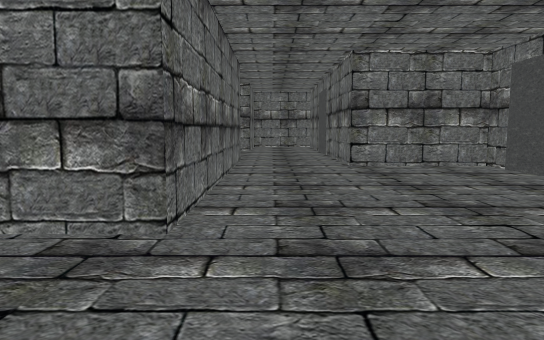
view 1 (above)

12 first-person views from a walk through a 3-D level made in the Unity game engine. The camera is 1.5 m above the floor, tilts 6° down and sees 70° across. The floor is counted in squares, 2 m on a side. Each view is taken from the middle of a square. On the plan, view 1 faces up. The plan holds only what a view shows up to about 12 squares ahead; the rest is blank.

view 2
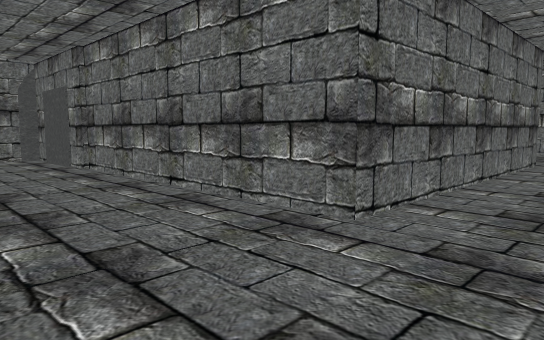

view 3
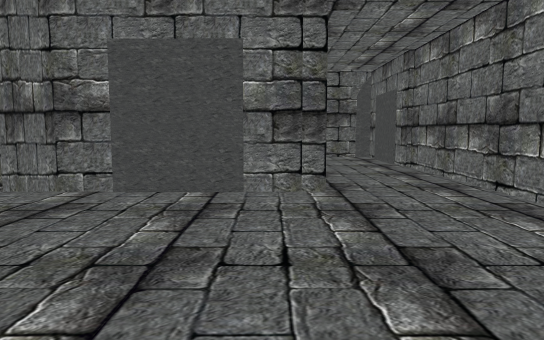

view 4
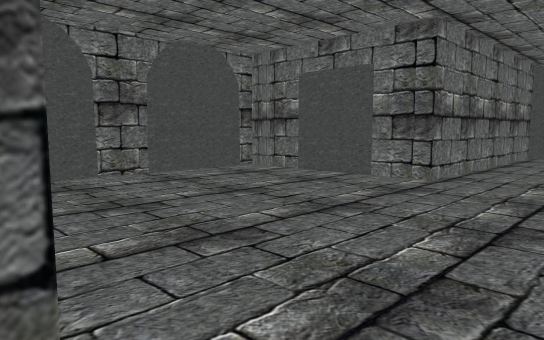

view 5
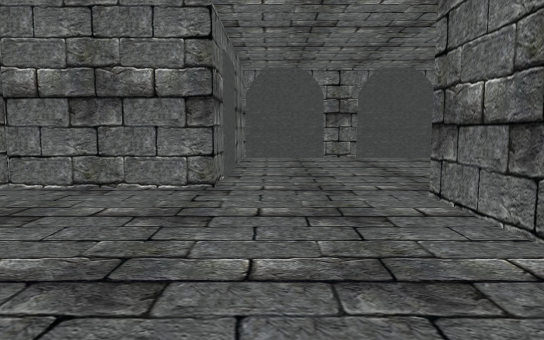

view 6
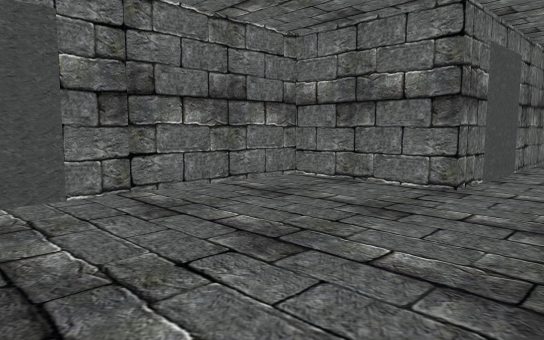

view 7
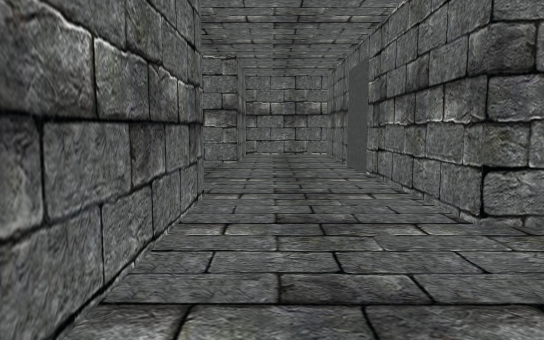

view 8
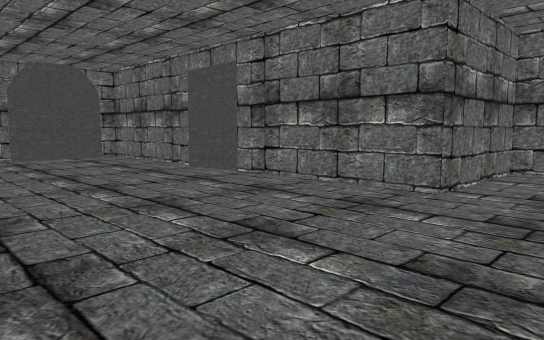

view 9
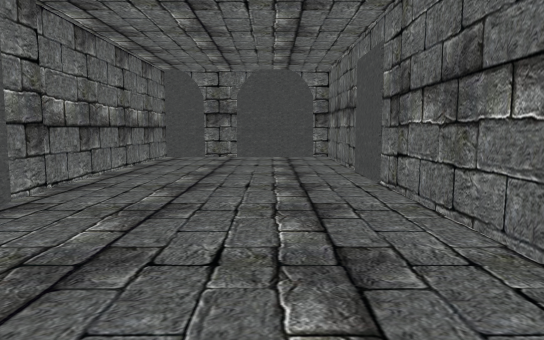

view 10
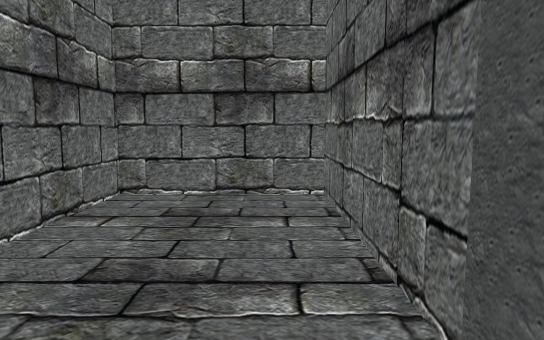

view 11
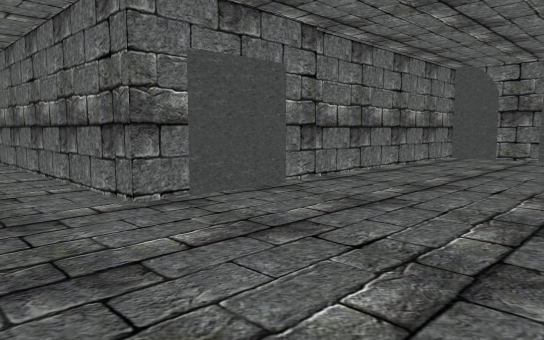

view 12
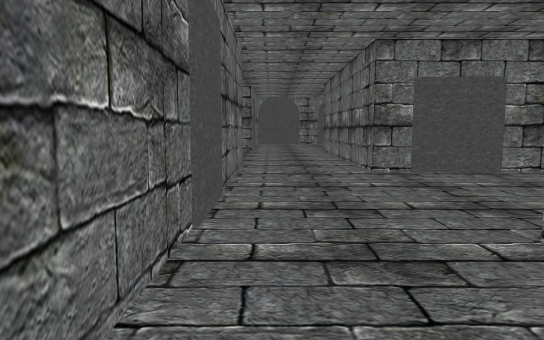

### Floor plan
Points are (right, up) in squares from view 1. A wall is a line through its corners. A room is listed if a view was taken in it or the views show most of it. See-through windows are left out.
Room 1 (views 1, 2, 3)
walls: (-0.8, 2.7) (-9.5, 2.7) (-9.5, 0.7) (-3.6, 0.7) (-3.6, -3.2) (1.6, -3.2) (1.6, 2)
ways out: opening at (0.5, 2.5) to room 2
Room 2 (views 4, 5, 6, 7, 8)
walls: (1.6, 2) (4.4, 2) (4.4, 8) (1.6, 7.9) (1.6, 9.6); (-0.8, 9.3) (-0.8, 2.7)
ways out: opening at (0.5, 2.5) to room 1; opening at (0.5, 8.5) to room 3
Room 3 (views 9, 10, 11, 12)
walls: (1.6, 9.6) (1.6, 16.5) (-0.8, 16.5) (-0.8, 13.5) (-9.5, 13.5) (-9.5, 9.3) (-0.8, 9.3)
ways out: opening at (0.5, 8.5) to room 2

Positions as (right, up) in squares from view 1, and headings:
1: (0, 0), facing up
2: (1, 0), facing up-left
3: (1, 0), facing left
4: (2, 3), facing down-left
5: (1, 7), facing down
6: (0, 7), facing down-right
7: (0, 5), facing up
8: (1, 9), facing up-left
9: (1, 12), facing left
10: (1, 12), facing up
11: (1, 13), facing down-left
12: (1, 16), facing down
